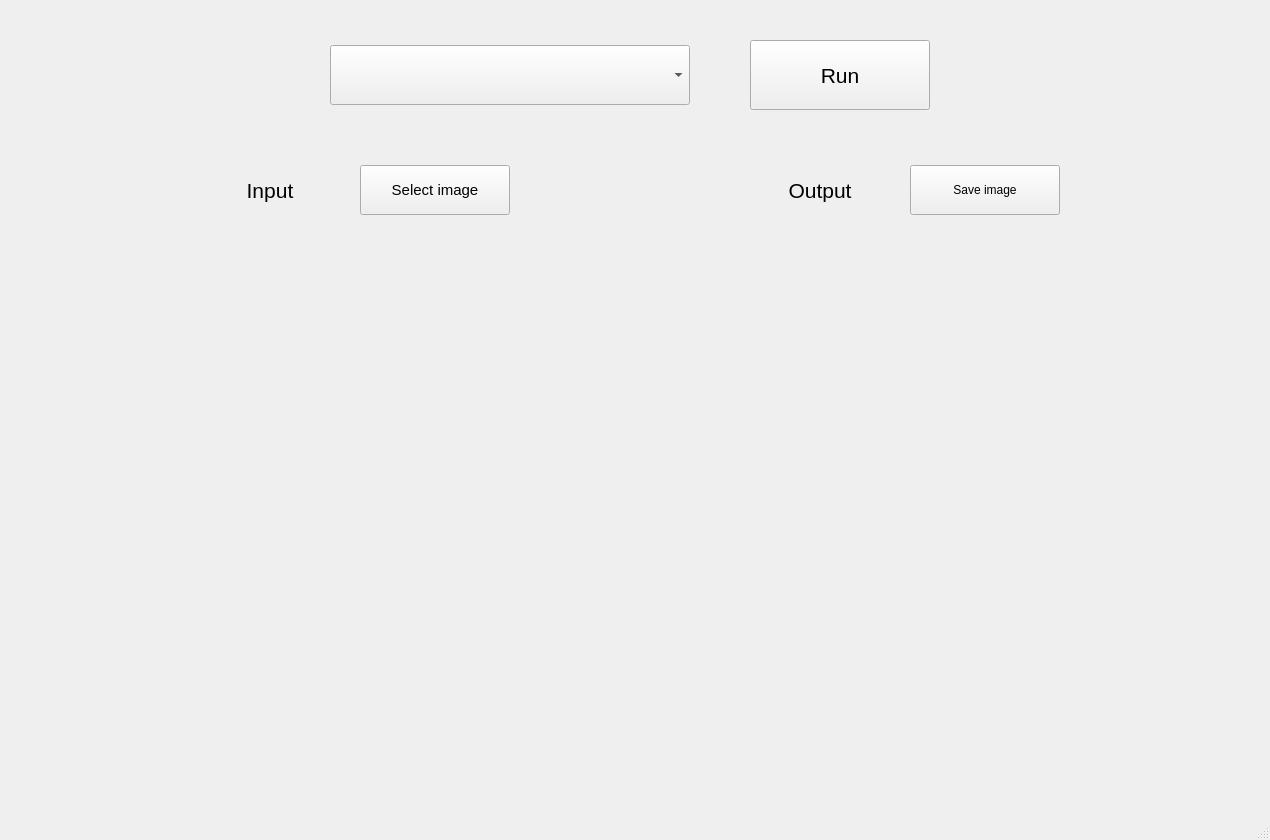
<?xml version="1.0" encoding="UTF-8"?>
<ui version="4.0">
 <class>MainWindow</class>
 <widget class="QMainWindow" name="MainWindow">
  <property name="geometry">
   <rect>
    <x>0</x>
    <y>0</y>
    <width>1270</width>
    <height>840</height>
   </rect>
  </property>
  <property name="windowTitle">
   <string>MainWindow</string>
  </property>
  <widget class="QWidget" name="centralwidget">
   <widget class="QComboBox" name="methodComboBox">
    <property name="geometry">
     <rect>
      <x>330</x>
      <y>45</y>
      <width>360</width>
      <height>60</height>
     </rect>
    </property>
    <property name="font">
     <font>
      <pointsize>16</pointsize>
     </font>
    </property>
    <property name="layoutDirection">
     <enum>Qt::LayoutDirection::LeftToRight</enum>
    </property>
    <property name="currentIndex">
     <number>-1</number>
    </property>
   </widget>
   <widget class="QPushButton" name="runButton">
    <property name="geometry">
     <rect>
      <x>750</x>
      <y>40</y>
      <width>180</width>
      <height>70</height>
     </rect>
    </property>
    <property name="font">
     <font>
      <pointsize>16</pointsize>
     </font>
    </property>
    <property name="text">
     <string>Run</string>
    </property>
   </widget>
   <widget class="QLabel" name="label">
    <property name="geometry">
     <rect>
      <x>180</x>
      <y>160</y>
      <width>180</width>
      <height>60</height>
     </rect>
    </property>
    <property name="font">
     <font>
      <pointsize>16</pointsize>
     </font>
    </property>
    <property name="text">
     <string>Input</string>
    </property>
    <property name="alignment">
     <set>Qt::AlignmentFlag::AlignCenter</set>
    </property>
   </widget>
   <widget class="QLabel" name="label_2">
    <property name="geometry">
     <rect>
      <x>730</x>
      <y>160</y>
      <width>180</width>
      <height>60</height>
     </rect>
    </property>
    <property name="font">
     <font>
      <pointsize>16</pointsize>
     </font>
    </property>
    <property name="text">
     <string>Output</string>
    </property>
    <property name="alignment">
     <set>Qt::AlignmentFlag::AlignCenter</set>
    </property>
   </widget>
   <widget class="QLabel" name="inputImageLabel">
    <property name="geometry">
     <rect>
      <x>120</x>
      <y>240</y>
      <width>500</width>
      <height>480</height>
     </rect>
    </property>
    <property name="text">
     <string/>
    </property>
    <property name="alignment">
     <set>Qt::AlignmentFlag::AlignCenter</set>
    </property>
   </widget>
   <widget class="QLabel" name="outputImageLabel">
    <property name="geometry">
     <rect>
      <x>670</x>
      <y>240</y>
      <width>480</width>
      <height>480</height>
     </rect>
    </property>
    <property name="text">
     <string/>
    </property>
    <property name="alignment">
     <set>Qt::AlignmentFlag::AlignCenter</set>
    </property>
   </widget>
   <widget class="QPushButton" name="selectImageButton">
    <property name="geometry">
     <rect>
      <x>360</x>
      <y>165</y>
      <width>150</width>
      <height>50</height>
     </rect>
    </property>
    <property name="font">
     <font>
      <pointsize>11</pointsize>
     </font>
    </property>
    <property name="text">
     <string>Select image</string>
    </property>
   </widget>
   <widget class="QPushButton" name="saveImageButton">
    <property name="geometry">
     <rect>
      <x>910</x>
      <y>165</y>
      <width>150</width>
      <height>50</height>
     </rect>
    </property>
    <property name="text">
     <string>Save image</string>
    </property>
   </widget>
  </widget>
  <widget class="QMenuBar" name="menubar">
   <property name="geometry">
    <rect>
     <x>0</x>
     <y>0</y>
     <width>1270</width>
     <height>23</height>
    </rect>
   </property>
  </widget>
  <widget class="QStatusBar" name="statusbar"/>
 </widget>
 <resources/>
 <connections/>
</ui>
